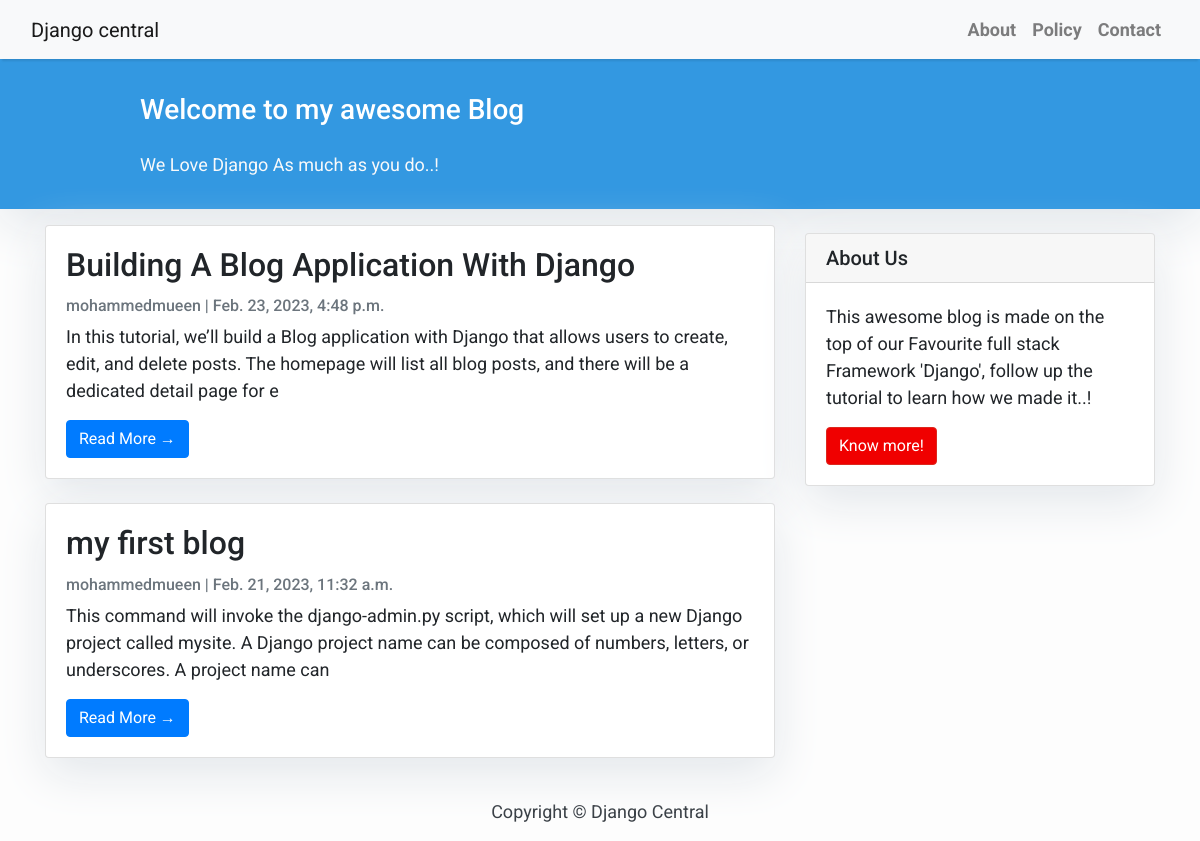
The page / on the database its author committed.
### blogs/models.py (models this page shows)
class Post(models.Model):
    title = models.CharField(max_length=50)
    slug = models.SlugField(max_length=200)
    author = models.ForeignKey(User, on_delete= models.CASCADE)
    updated_on = models.DateTimeField(auto_now=True)
    content = models.TextField()
    created_on = models.DateTimeField(auto_now_add=True)
    status = models.IntegerField(choices=STATUS, default=0)

### blogs/views.py (the view)
# urls.py: path('', views.PostList.as_view(), name='home'),
class PostList(generic.ListView):
    queryset =Post.objects.filter(status=1).order_by('-created_on')
    template_name='index.html'

### blogs/TEMPLATES/index.html (shortened to what this page needs)
{% extends "base.html" %}
{% block content %}
<header class="masthead">
    <div class="container">
        <div class="row">
            <div class=" col-md-8 col-md-10 mx-auto">
                <div class="site-heading">
                    <h3 class=" site-heading my-4 mt-3 text-white"> Welcome to my awesome Blog </h3>
                    <p class="text-light">We Love Django As much as you do..! &nbsp
                    </p>
                </div>
            </div>
        </div>
    </div>
</header>
<div class="container">
    <div class="row">
        <div class="col-md-8 mt-3 left">
            {% for post in post_list %}
            <div class="card mb-4">
                <div class="card-body">
                    <h2 class="card-title">{{ post.title }}</h2>
                    <p class="card-text text-muted h6">{{ post.author }} | {{ post.created_on}} </p>
                    <p class="card-text">{{post.content|slice:":200" }}</p>
                    <a href="{% url 'post_detail' post.slug  %}" class="btn btn-primary">Read More &rarr;</a>
                </div>
            </div>
            {% endfor %}
        </div>
        {% block sidebar %} {% include 'sidebar.html' %} {% endblock sidebar %}
    </div>
</div>
{%endblock%}

### blogs/TEMPLATES/base.html (shortened to what this page needs)
<!DOCTYPE html>
<html>
    <head>
        <link rel="stylesheet" href="https://maxcdn.bootstrapcdn.com/bootstrap/4.0.0/css/bootstrap.min.css"
 />
    </head>
    <body>
        <nav class="navbar navbar-expand-lg navbar-light bg-light shadow" id="mainNav">
            <div class="container-fluid">
                <a class="navbar-brand" href="{% url 'home' %}">Django central</a>
                <div class="collapse navbar-collapse" id="navbarResponsive">
                    <ul class="navbar-nav ml-auto">
                        <li class="nav-item text-black">
                            <a class="nav-link text-black font-weight-bold" href="#">About</a>
                        </li>
                        <li class="nav-item text-black">
                            <a class="nav-link text-black font-weight-bold" href="#">Policy</a>
                        </li>
                        <li class="nav-item text-black">
                            <a class="nav-link text-black font-weight-bold" href="#">Contact</a>
                        </li>
                    </ul>
                </div>
            </div>
        </nav>
        {% block content %}{% endblock content %}
        <footer class="py-3 bg-grey">
            <p class="m-0 text-dark text-center ">Copyright &copy; Django Central</p>
        </footer>
    </body>
</html>

### blogs/TEMPLATES/sidebar.html (shortened to what this page needs)
{% block sidebar %}
<div class="col-md-4 float-right ">
<div class="card my-4">
        <h5 class="card-header">About Us</h5>
    <div class="card-body">
        <p class="card-text"> This awesome blog is made on the top of our Favourite full stack Framework 'Django', follow up the tutorial to learn how we made it..!</p>
        <a href=""
           class="btn btn-danger">Know more!</a>
    </div>
</div>
</div>
{% endblock sidebar %}

### blogs/TEMPLATES/base.html (style rules this page uses)
body { font-family: "Roboto", sans-serif; font-size: 17px; background-color: #fdfdfd; }
.shadow { box-shadow: 0 4px 2px -2px rgba(0, 0, 0, 0.1); }
.btn-danger { color: #fff; background-color: #f00000; border-color: #dc281e; }
.masthead { background: #3398E1; height: auto; padding-bottom: 15px; box-shadow: 0 16px 48px #E3E7EB; padding-top: 10px; }

### blogs/TEMPLATES/index.html (style rules this page uses)
body { font-family: "Roboto", sans-serif; font-size: 18px; background-color: #fdfdfd; }
.card { box-shadow: 0 16px 48px #E3E7EB; }

### blogs/TEMPLATES/sidebar.html (style rules this page uses)
.card { box-shadow: 0 16px 48px #E3E7EB; }

### rows shown on the page
Post: title "Building A Blog Application With Django", author "mohammedmueen", created_on "Feb. 23, 2023, 4:48 p.m.", content "In this tutorial, we’ll build a Blog application with Django that allows users to create, edit, and delete posts. The homepage will list all blog posts, and there will be a dedicated detail page for e"
Post: title "my first blog", author "mohammedmueen", created_on "Feb. 21, 2023, 11:32 a.m.", content "This command will invoke the django-admin.py script, which will set up a new Django project called mysite. A Django project name can be composed of numbers, letters, or underscores. A project name can"
